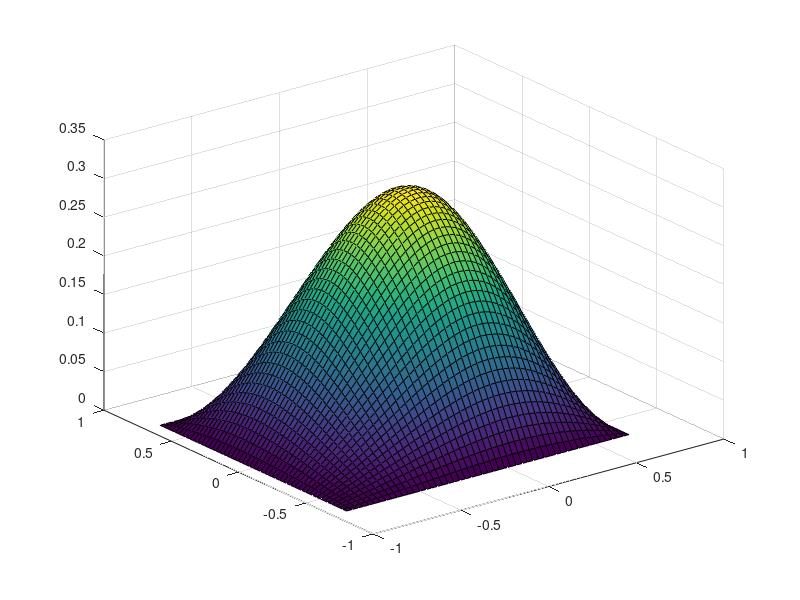

Write MATLAB code to recreate this figure.
close all
clear
% Knock&Out Call on a basket of two underlying assets (not correlated)
T=1;
S10=2; S20=1; K=0.9;
D1=0.8; U1=4; D2=0.5; U2=2;
r=0.1/100; sigma1=0.6; sigma2=0.4;
x1min=log(D1/S10); x1max=log(U1/S10);
x2min=log(D2/S20); x2max=log(U2/S20);
Mt=100; dt=T/Mt;
N1=50; N2=50;
x1=linspace(x1min,x1max,N1+1); dx1=x1(2)-x1(1);
x2=linspace(x2min,x2max,N2+1); dx2=x2(2)-x2(1);
num_points=(N1+1)*(N2+1);
%%%%%%%%%%%%%%%%%%%%%%%%%%%%%%%%%%%%%%%%%%%%%%%
%               i+1
%   i-(N2-1)     i    i+(N2+1)
%               i-1
%%%%%%%%%%%%%%%%%%%%%%%%%%%%%%%%%%%%%%%%%%%%%%%
% Boundaries
W=[1:N2+1];
S=[1:N2+1:num_points];
N=[(N2+1):N2+1:num_points];
E=[S(end)+(0:N2)];
Boundary=sort(unique([N E S W]));
% Matrix
M=spalloc(num_points,num_points,num_points*5);
for i=1:num_points
    if min( abs(i-Boundary) )==0 % i is a boundary index
        M(i,i)=1;
    else
        % time derivative
        M(i,i)=-1/dt;
        % no derivative term
        M(i,i)=M(i,i)-r;
        % first order derivative w.r.t x1
        M(i,i+(N2+1))= (r-sigma1^2/2)/(2*dx1);
        M(i,i-(N2+1))= -(r-sigma1^2/2)/(2*dx1);
        % first order derivative w.r.t x2
        M(i,i+1)= (r-sigma2^2/2)/(2*dx2);
        M(i,i-1)= -(r-sigma2^2/2)/(2*dx2);
        % second order derivative w.r.t x1
        M(i,i+(N2+1))=M(i,i+(N2+1))+(sigma1^2/2)/dx1^2;
        M(i,i)=M(i,i)-2*(sigma1^2/2)/dx1^2;
        M(i,i-(N2+1))=M(i,i-(N2+1))+(sigma1^2/2)/dx1^2;
        % second order derivative w.r.t x2
        M(i,i+1)=M(i,i+1)+(sigma2^2/2)/dx2^2;
        M(i,i)=M(i,i)-2*(sigma2^2/2)/dx2^2;
        M(i,i-1)=M(i,i-1)+(sigma2^2/2)/dx2^2;
    end
end
% Backward in time
[X1,X2]=meshgrid(x1,x2);
V=max( 0.5*(S10*exp(X1(:))+S20*exp(X2(:))) - K,0);
V(Boundary)=0;
for j=Mt:-1:1
    rhs=-V/dt; 
    rhs(Boundary)=0; % Boundary Condition
    V=M\rhs;
end
Vmat=reshape(V,size(X1));
figure
surf(X1,X2,Vmat)
price=griddata(S10*exp(X1), S20*exp(X2), Vmat, S10, S20 )












